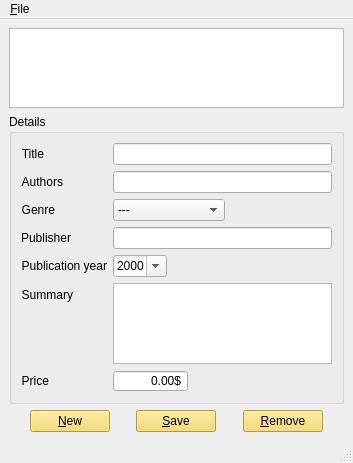
<?xml version="1.0" encoding="UTF-8"?>
<ui version="4.0">
 <author>Faouzi Mohamed</author>
 <class>MainWindow</class>
 <widget class="QMainWindow" name="MainWindow">
  <property name="geometry">
   <rect>
    <x>0</x>
    <y>0</y>
    <width>353</width>
    <height>463</height>
   </rect>
  </property>
  <property name="minimumSize">
   <size>
    <width>0</width>
    <height>0</height>
   </size>
  </property>
  <property name="maximumSize">
   <size>
    <width>475</width>
    <height>568</height>
   </size>
  </property>
  <property name="mouseTracking">
   <bool>true</bool>
  </property>
  <property name="windowTitle">
   <string>BiblioApp</string>
  </property>
  <property name="styleSheet">
   <string notr="true">QPushButton{background-color:#f5d555;}</string>
  </property>
  <widget class="QWidget" name="centralwidget">
   <layout class="QGridLayout" name="gridLayout">
    <item row="0" column="0">
     <widget class="QTreeView" name="treeView"/>
    </item>
    <item row="1" column="0">
     <widget class="QGroupBox" name="groupBox">
      <property name="title">
       <string>Details</string>
      </property>
      <layout class="QFormLayout" name="formLayout">
       <item row="0" column="0">
        <widget class="QLabel" name="titleLabel">
         <property name="text">
          <string>Title</string>
         </property>
         <property name="alignment">
          <set>Qt::AlignRight|Qt::AlignTrailing|Qt::AlignVCenter</set>
         </property>
        </widget>
       </item>
       <item row="0" column="1">
        <widget class="QLineEdit" name="titleLineEdit"/>
       </item>
       <item row="1" column="0">
        <widget class="QLabel" name="authorLabel">
         <property name="text">
          <string>Authors</string>
         </property>
         <property name="alignment">
          <set>Qt::AlignRight|Qt::AlignTrailing|Qt::AlignVCenter</set>
         </property>
        </widget>
       </item>
       <item row="1" column="1">
        <widget class="QLineEdit" name="authorLineEdit"/>
       </item>
       <item row="2" column="0">
        <widget class="QLabel" name="genreLabel">
         <property name="text">
          <string>Genre</string>
         </property>
         <property name="alignment">
          <set>Qt::AlignRight|Qt::AlignTrailing|Qt::AlignVCenter</set>
         </property>
        </widget>
       </item>
       <item row="2" column="1">
        <layout class="QHBoxLayout" name="kindFieldHLayout">
         <item>
          <widget class="QComboBox" name="genreComboBox">
           <item>
            <property name="text">
             <string>---</string>
            </property>
           </item>
           <item>
            <property name="text">
             <string>Biography</string>
            </property>
           </item>
           <item>
            <property name="text">
             <string>Fantastic</string>
            </property>
           </item>
           <item>
            <property name="text">
             <string>Historical</string>
            </property>
           </item>
           <item>
            <property name="text">
             <string>Detective</string>
            </property>
           </item>
           <item>
            <property name="text">
             <string>Science Fiction</string>
            </property>
           </item>
          </widget>
         </item>
         <item>
          <spacer name="genreHSpacer">
           <property name="orientation">
            <enum>Qt::Horizontal</enum>
           </property>
           <property name="sizeHint" stdset="0">
            <size>
             <width>68</width>
             <height>20</height>
            </size>
           </property>
          </spacer>
         </item>
        </layout>
       </item>
       <item row="3" column="0">
        <widget class="QLabel" name="publisherLabel">
         <property name="text">
          <string>Publisher</string>
         </property>
         <property name="alignment">
          <set>Qt::AlignRight|Qt::AlignTrailing|Qt::AlignVCenter</set>
         </property>
        </widget>
       </item>
       <item row="3" column="1">
        <widget class="QLineEdit" name="publisherLineEdit"/>
       </item>
       <item row="4" column="0">
        <widget class="QLabel" name="yearLabel">
         <property name="text">
          <string>Publication year</string>
         </property>
         <property name="alignment">
          <set>Qt::AlignRight|Qt::AlignTrailing|Qt::AlignVCenter</set>
         </property>
        </widget>
       </item>
       <item row="4" column="1">
        <layout class="QHBoxLayout" name="yearFieldHLayout">
         <item>
          <widget class="QDateEdit" name="yearDateEdit">
           <property name="inputMethodHints">
            <set>Qt::ImhPreferNumbers</set>
           </property>
           <property name="specialValueText">
            <string notr="true"/>
           </property>
           <property name="dateTime">
            <datetime>
             <hour>0</hour>
             <minute>0</minute>
             <second>0</second>
             <year>2000</year>
             <month>2</month>
             <day>1</day>
            </datetime>
           </property>
           <property name="displayFormat">
            <string>yyyy</string>
           </property>
           <property name="calendarPopup">
            <bool>true</bool>
           </property>
           <property name="timeSpec">
            <enum>Qt::LocalTime</enum>
           </property>
          </widget>
         </item>
         <item>
          <spacer name="yearHSpacer">
           <property name="orientation">
            <enum>Qt::Horizontal</enum>
           </property>
           <property name="sizeHint" stdset="0">
            <size>
             <width>40</width>
             <height>20</height>
            </size>
           </property>
          </spacer>
         </item>
        </layout>
       </item>
       <item row="5" column="0">
        <widget class="QLabel" name="summaryLabel">
         <property name="text">
          <string>Summary</string>
         </property>
         <property name="alignment">
          <set>Qt::AlignRight|Qt::AlignTrailing|Qt::AlignVCenter</set>
         </property>
        </widget>
       </item>
       <item row="5" column="1">
        <widget class="QTextEdit" name="summaryTextEdit"/>
       </item>
       <item row="6" column="0">
        <widget class="QLabel" name="priceLabel">
         <property name="text">
          <string>Price</string>
         </property>
         <property name="alignment">
          <set>Qt::AlignRight|Qt::AlignTrailing|Qt::AlignVCenter</set>
         </property>
        </widget>
       </item>
       <item row="6" column="1">
        <layout class="QHBoxLayout" name="priceFieldHLayout">
         <item>
          <widget class="QDoubleSpinBox" name="priceDSpinBox">
           <property name="alignment">
            <set>Qt::AlignRight|Qt::AlignTrailing|Qt::AlignVCenter</set>
           </property>
           <property name="buttonSymbols">
            <enum>QAbstractSpinBox::NoButtons</enum>
           </property>
           <property name="suffix">
            <string comment="0">$</string>
           </property>
           <property name="minimum">
            <double>0.000000000000000</double>
           </property>
           <property name="maximum">
            <double>999999.000000000000000</double>
           </property>
          </widget>
         </item>
         <item>
          <spacer name="priceHSpacer">
           <property name="orientation">
            <enum>Qt::Horizontal</enum>
           </property>
           <property name="sizeHint" stdset="0">
            <size>
             <width>38</width>
             <height>20</height>
            </size>
           </property>
          </spacer>
         </item>
        </layout>
       </item>
      </layout>
     </widget>
    </item>
    <item row="2" column="0">
     <layout class="QHBoxLayout" name="btnHLayout">
      <item>
       <spacer name="btnLeftHSpacer">
        <property name="orientation">
         <enum>Qt::Horizontal</enum>
        </property>
        <property name="sizeHint" stdset="0">
         <size>
          <width>40</width>
          <height>20</height>
         </size>
        </property>
       </spacer>
      </item>
      <item>
       <widget class="QPushButton" name="newButton">
        <property name="text">
         <string>&amp;New</string>
        </property>
       </widget>
      </item>
      <item>
       <spacer name="newSaveHSpacer">
        <property name="orientation">
         <enum>Qt::Horizontal</enum>
        </property>
        <property name="sizeHint" stdset="0">
         <size>
          <width>40</width>
          <height>20</height>
         </size>
        </property>
       </spacer>
      </item>
      <item>
       <widget class="QPushButton" name="saveButton">
        <property name="text">
         <string>&amp;Save</string>
        </property>
       </widget>
      </item>
      <item>
       <spacer name="saveRemoveHSpacer">
        <property name="orientation">
         <enum>Qt::Horizontal</enum>
        </property>
        <property name="sizeHint" stdset="0">
         <size>
          <width>40</width>
          <height>20</height>
         </size>
        </property>
       </spacer>
      </item>
      <item>
       <widget class="QPushButton" name="removeButton">
        <property name="text">
         <string>&amp;Remove</string>
        </property>
       </widget>
      </item>
      <item>
       <spacer name="btnRightHSacer">
        <property name="orientation">
         <enum>Qt::Horizontal</enum>
        </property>
        <property name="sizeHint" stdset="0">
         <size>
          <width>40</width>
          <height>20</height>
         </size>
        </property>
       </spacer>
      </item>
     </layout>
    </item>
   </layout>
  </widget>
  <widget class="QMenuBar" name="menubar">
   <property name="geometry">
    <rect>
     <x>0</x>
     <y>0</y>
     <width>353</width>
     <height>18</height>
    </rect>
   </property>
   <widget class="QMenu" name="menu_File">
    <property name="title">
     <string>&amp;File</string>
    </property>
    <addaction name="openAction"/>
    <addaction name="saveAction"/>
    <addaction name="separator"/>
    <addaction name="closeAction"/>
   </widget>
   <addaction name="menu_File"/>
  </widget>
  <widget class="QStatusBar" name="statusbar"/>
  <action name="openAction">
   <property name="text">
    <string>&amp;Open</string>
   </property>
   <property name="shortcut">
    <string>Ctrl+O</string>
   </property>
  </action>
  <action name="saveAction">
   <property name="text">
    <string>&amp;Save</string>
   </property>
   <property name="shortcut">
    <string>Ctrl+S</string>
   </property>
  </action>
  <action name="action_Quit">
   <property name="text">
    <string>&amp;Quit</string>
   </property>
  </action>
  <action name="closeAction">
   <property name="text">
    <string>&amp;Close</string>
   </property>
   <property name="shortcut">
    <string>Ctrl+Q</string>
   </property>
  </action>
 </widget>
 <resources/>
 <connections/>
</ui>
